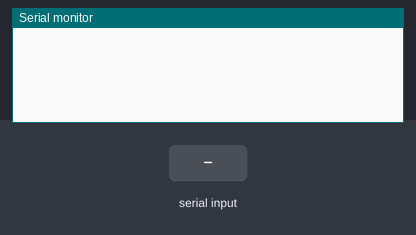
Simulated run of this sketch. Board: Arduino Uno, built with avr-gcc and run on an emulated ATmega328P. On the bench: the last lines printed to the serial monitor. The inputs (shaded band) are chosen by the test bench.

Above: at 1.2 s.
1.3 s: "yusup\n" received over Serial
At 2.1 s:
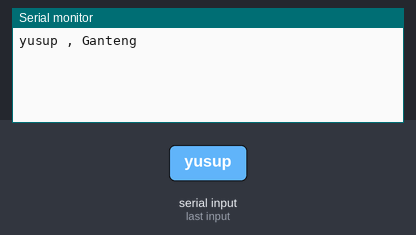
2.8 s: "1\n" received over Serial
At 3.1 s:
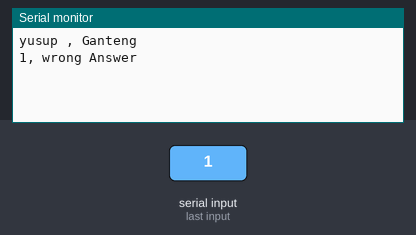

The sketch:

coba_serial_monitor.ino
```cpp
String Answer;
void setup(){
  Serial.begin(9600);
}
void loop(){
  while(Serial.available()==0);
  Answer = Serial.readStringUntil('\n');
  if (Answer == "yusup"){
    Serial.println(Answer+" , Ganteng");
  }
  else{
    Serial.println(Answer+", wrong Answer");
  }
}
```

Measured:
- after the input at 1.3 s, the serial monitor: prints a new line at once (image 1)
- after the input at 2.8 s, the serial monitor: prints a new line at once (image 2)
